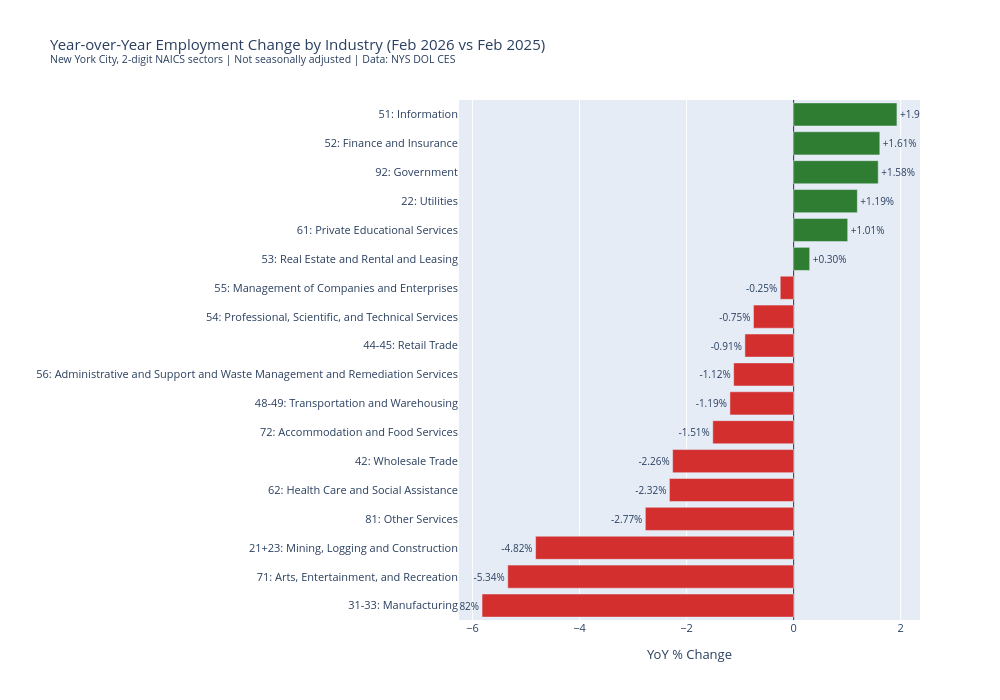

Notebook code for this chart:
### Markdown cell above
---
## Step 2.10: Chart 1 — YoY % Change by Industry

### Code cell
df_chart = df.sort_values('YoY %', ascending=True)

colors = ['#d32f2f' if x < 0 else '#2e7d32' for x in df_chart['YoY %']]

fig = go.Figure()
fig.add_trace(go.Bar(
    y=[f"{row['NAICS']}: {row['Industry']}" for _, row in df_chart.iterrows()],
    x=df_chart['YoY %'],
    orientation='h',
    marker_color=colors,
    text=[f"{x:+.2f}%" for x in df_chart['YoY %']],
    textposition='outside',
    textfont_size=10,
))

fig.update_layout(
    title='Year-over-Year Employment Change by Industry (Feb 2026 vs Feb 2025)<br><sup>New York City, 2-digit NAICS sectors | Not seasonally adjusted | Data: NYS DOL CES</sup>',
    xaxis_title='YoY % Change',
    yaxis_title='',
    height=700,
    width=1000,
    showlegend=False,
    xaxis=dict(zeroline=True, zerolinecolor='#333', zerolinewidth=1),
    margin=dict(l=350),
    font=dict(size=11),
)
fig.show()

### Figure 1 — Plotly figure (JSON) as saved in the notebook; plotly's stock layout.template omitted (floating-point values rounded to 4 significant figures)
{"data": [{"marker": {"color": ["#d32f2f", "#d32f2f", "#d32f2f", "#d32f2f", "#d32f2f", "#d32f2f", "#d32f2f", "#d32f2f", "#d32f2f", "#d32f2f", "#d32f2f", "#d32f2f", "#2e7d32", "#2e7d32", "#2e7d32", "#2e7d32", "#2e7d32", "#2e7d32"]}, "orientation": "h", "text": ["-5.82%", "-5.34%", "-4.82%", "-2.77%", "-2.32%", "-2.26%", "-1.51%", "-1.19%", "-1.12%", "-0.91%", "-0.75%", "-0.25%", "+0.30%", "+1.01%", "+1.19%", "+1.58%", "+1.61%", "+1.93%"], "textfont": {"size": 10}, "textposition": "outside", "type": "bar", "x": [-5.82, -5.34, -4.82, -2.77, -2.32, -2.26, -1.51, -1.19, -1.12, -0.91, -0.75, -0.25, 0.3, 1.01, 1.19, 1.58, 1.61, 1.93], "y": ["31-33: Manufacturing", "71: Arts, Entertainment, and Recreation", "21+23: Mining, Logging and Construction", "81: Other Services", "62: Health Care and Social Assistance", "42: Wholesale Trade", "72: Accommodation and Food Services", "48-49: Transportation and Warehousing", "56: Administrative and Support and Waste Management and Remediation Services", "44-45: Retail Trade", "54: Professional, Scientific, and Technical Services", "55: Management of Companies and Enterprises", "53: Real Estate and Rental and Leasing", "61: Private Educational Services", "22: Utilities", "92: Government", "52: Finance and Insurance", "51: Information"]}], "layout": {"font": {"size": 11}, "height": 700, "margin": {"l": 350}, "showlegend": false, "title": {"text": "Year-over-Year Employment Change by Industry (Feb 2026 vs Feb 2025)<br><sup>New York City, 2-digit NAICS sectors | Not seasonally adjusted | Data: NYS DOL CES</sup>"}, "width": 1000, "xaxis": {"title": {"text": "YoY % Change"}, "zeroline": true, "zerolinecolor": "#333", "zerolinewidth": 1}, "yaxis": {"title": {"text": ""}}}}
